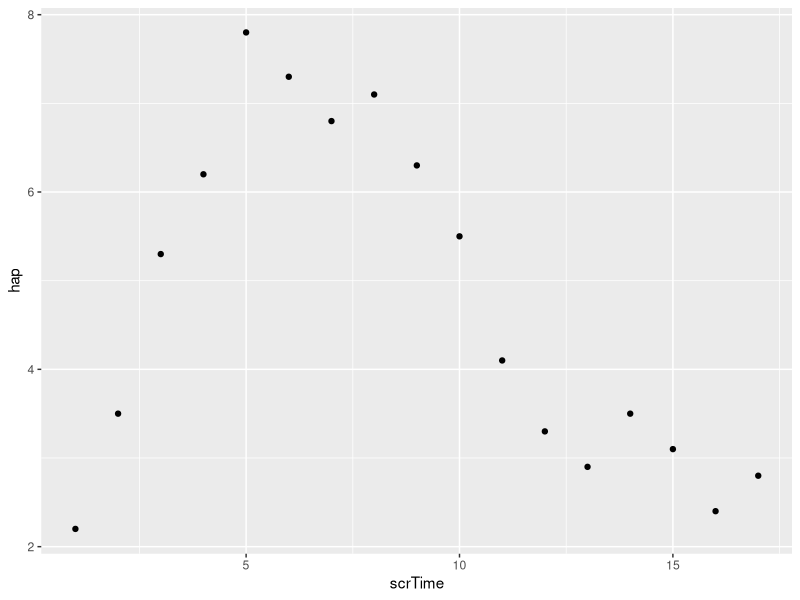
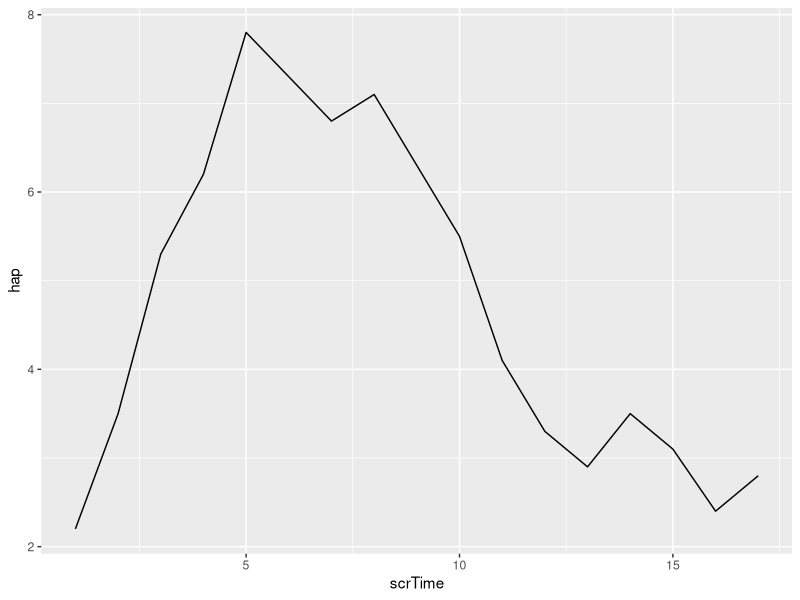
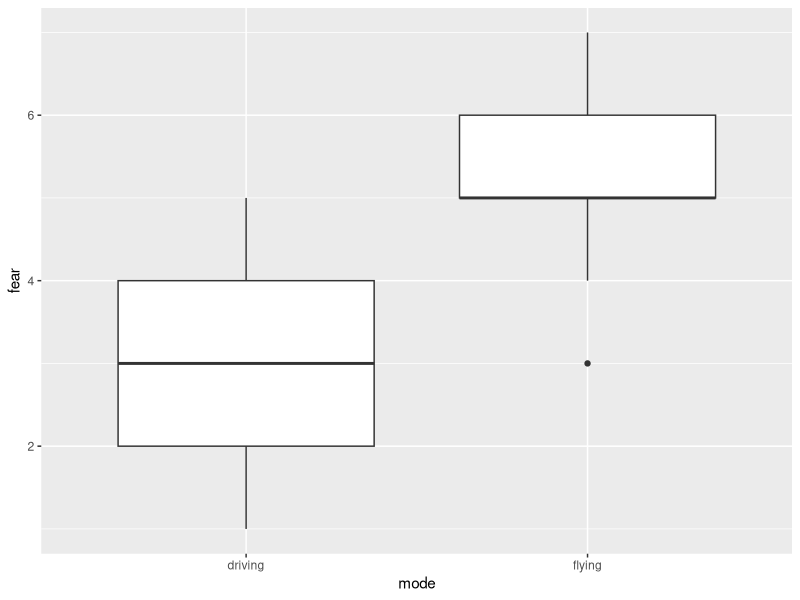
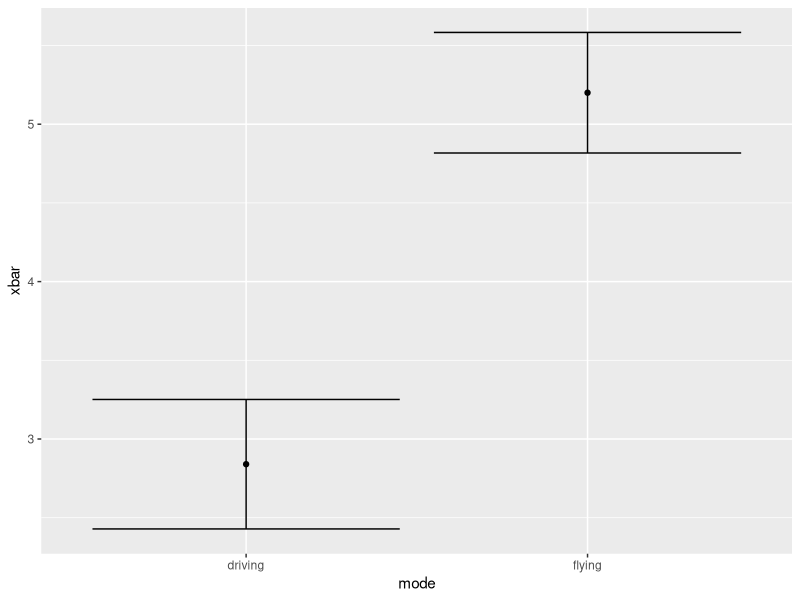
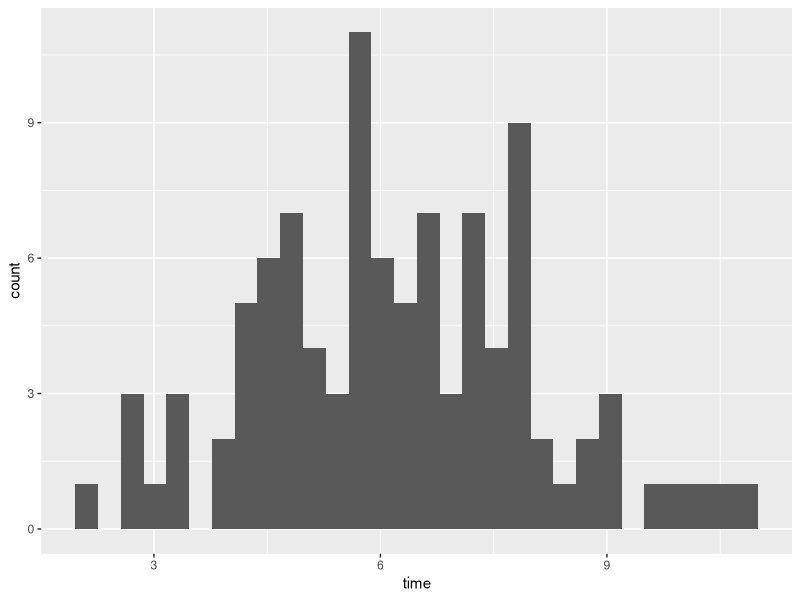
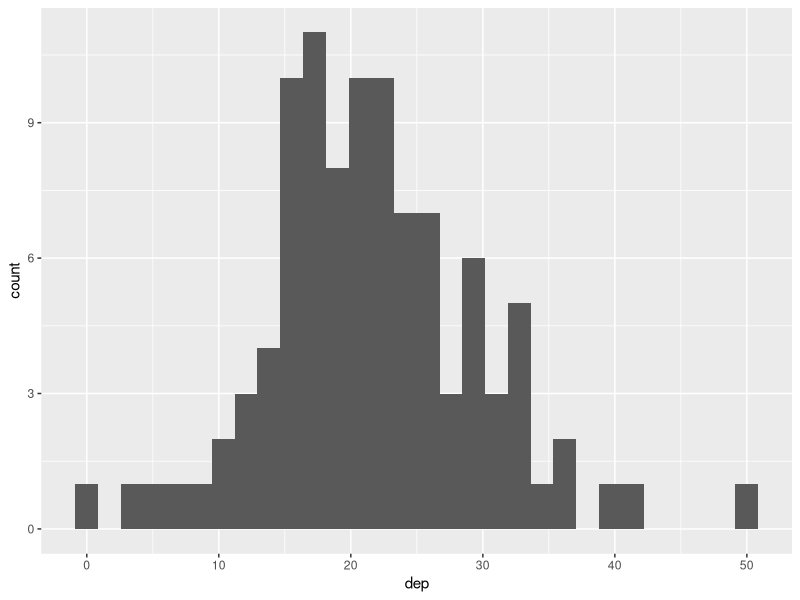
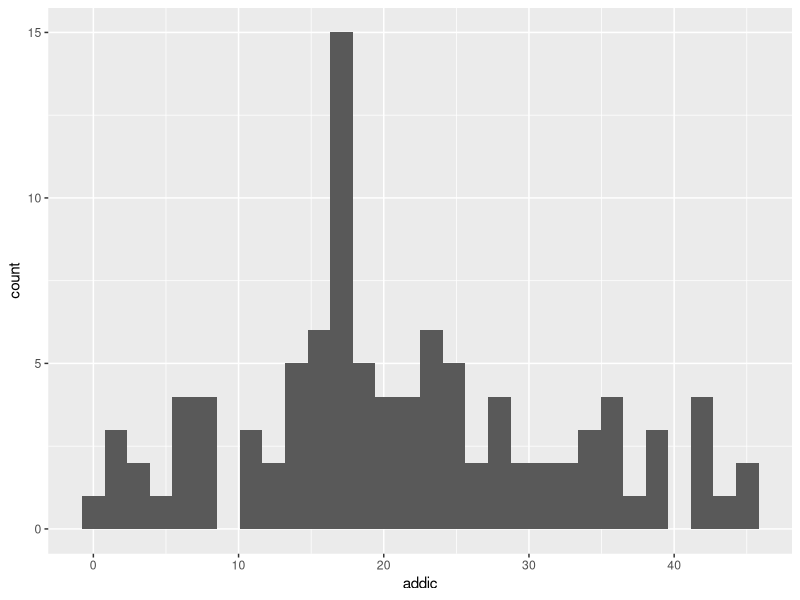
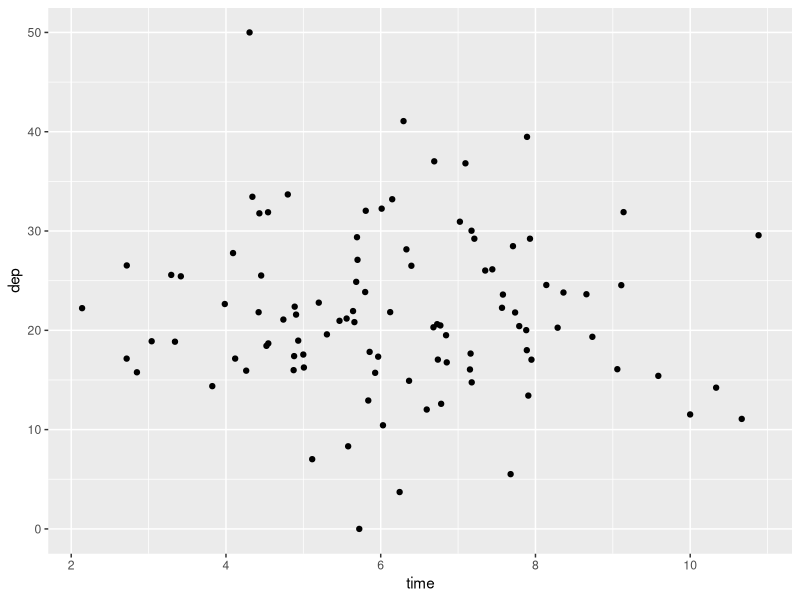

Generate these figures, in order, with R:
## ---- chunk 1
knitr::opts_chunk$set(echo = TRUE)
library(tidyverse)

scr <- read_csv("data/ScrTimeAndHappiness.csv")
travel <- read_csv("data/FlyingVsDrivingFearData.csv")
socmed <- read_csv("data/SocMed.csv")
## ---- chunk 2
library(tidyverse)
## ---- chunk 3
mean(scr$hap) 
#Note: when we use $hap, we are extracting that column from the data frame!
## ---- chunk 4
ggplot(scr, aes(x=scrTime,y=hap)) + geom_point()
## ---- chunk 5
ggplot(scr, aes(x=scrTime,y=hap)) + geom_line()
## ---- chunk 6
ggplot(travel, aes(x=mode,y=fear))+geom_boxplot() 
## ---- chunk 7
t.test(fear~mode, 
       data=travel, 
       var.equal=TRUE)
## ---- chunk 8
estimates <- travel %>% 
              group_by(mode) %>% 
              summarize(n = n(), 
                        xbar = mean(fear), 
                        se = sd(fear)/sqrt(n),
                        ci = 2*se)

print(estimates)
## ---- chunk 9
ggplot(estimates, aes(x=mode,y=xbar))+
  geom_point() + 
  geom_errorbar(aes(ymin= xbar - ci, ymax = xbar + ci))
## ---- chunk 10
ggplot(socmed, aes(x=time))+geom_histogram()

ggplot(socmed, aes(x=dep))+geom_histogram()

ggplot(socmed, aes(x=addic))+geom_histogram()


## ---- chunk 11
ggplot(socmed, aes(x = time, y = dep)) + geom_point()
## ---- chunk 12
model <- lm(dep ~ time, data = socmed)
summary(model)
## ---- chunk 13
ggplot(socmed, aes(x = time, y = dep)) + geom_point() + geom_smooth(method="lm")
